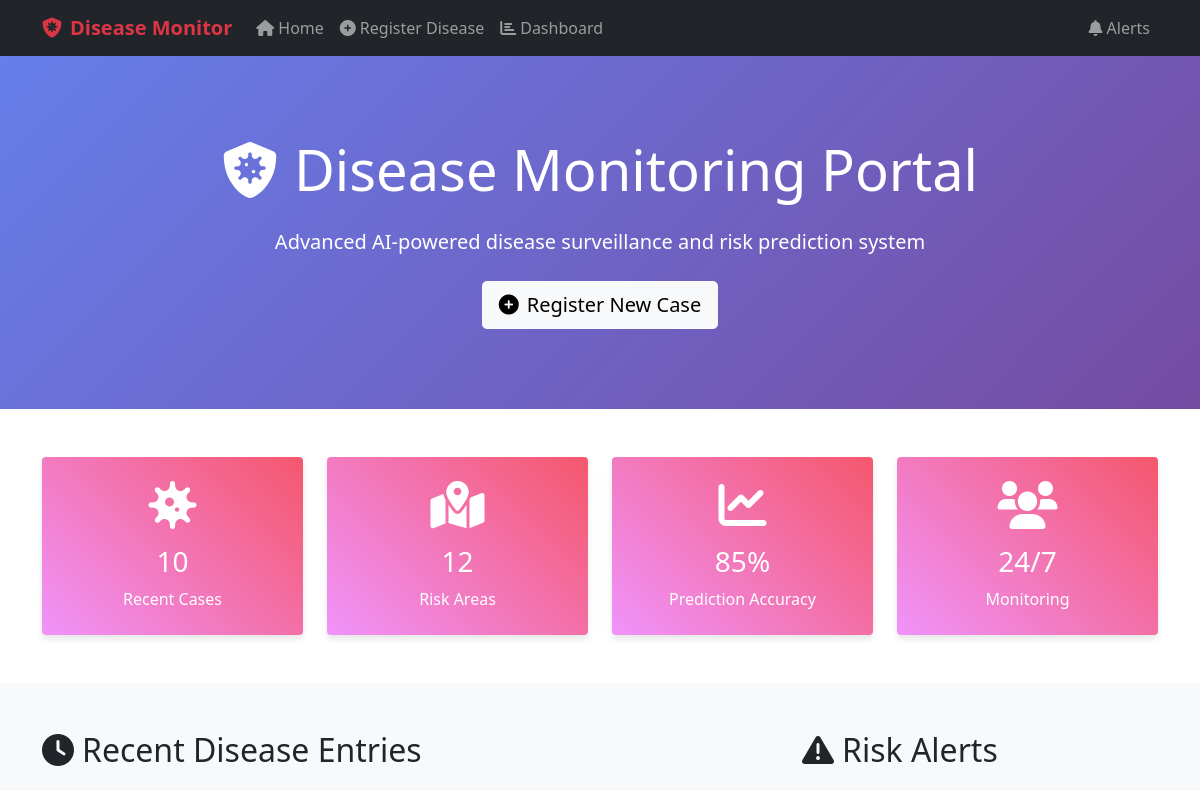
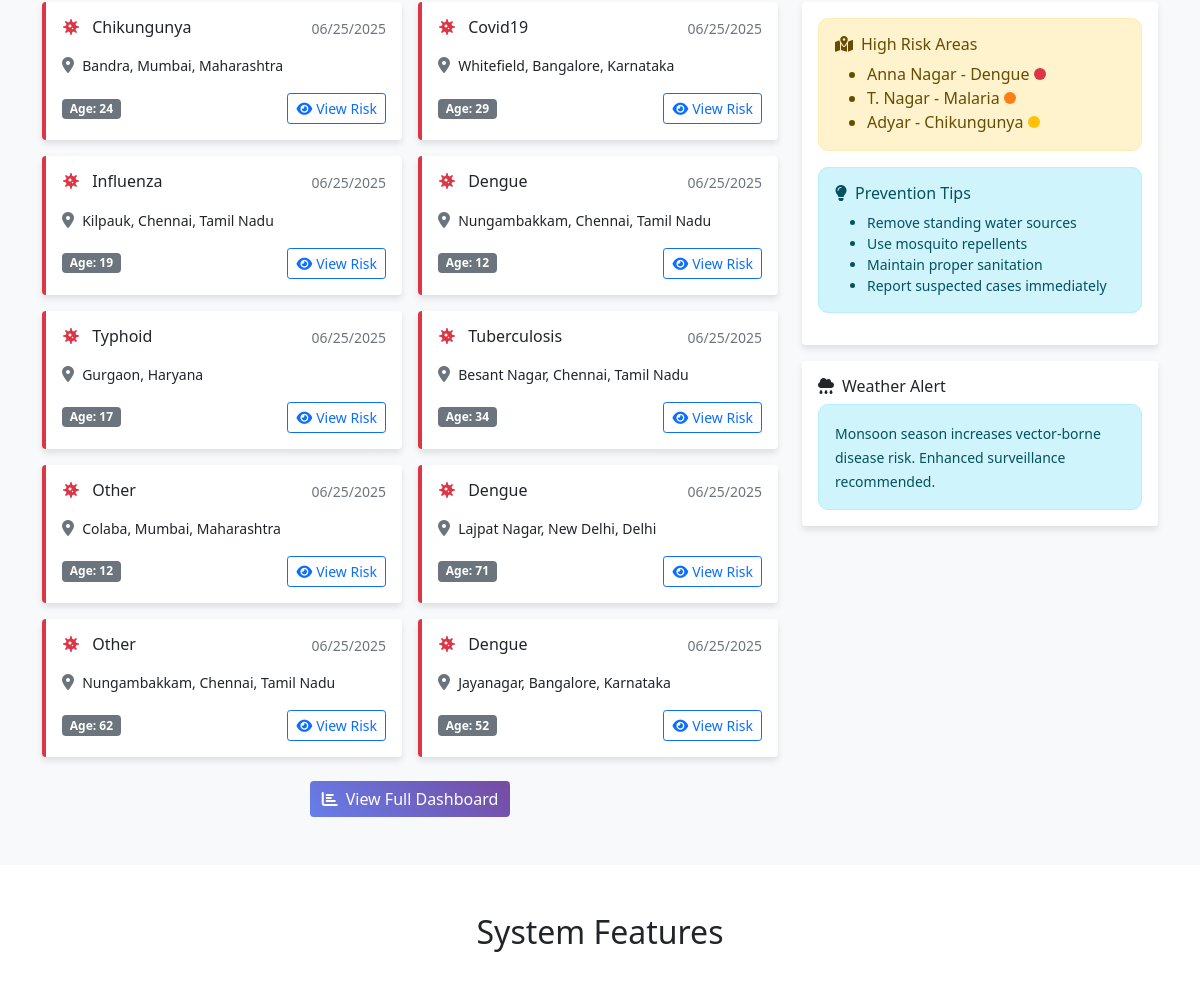
Before: / (upper part) with the older database file (2 pictures, top to bottom).
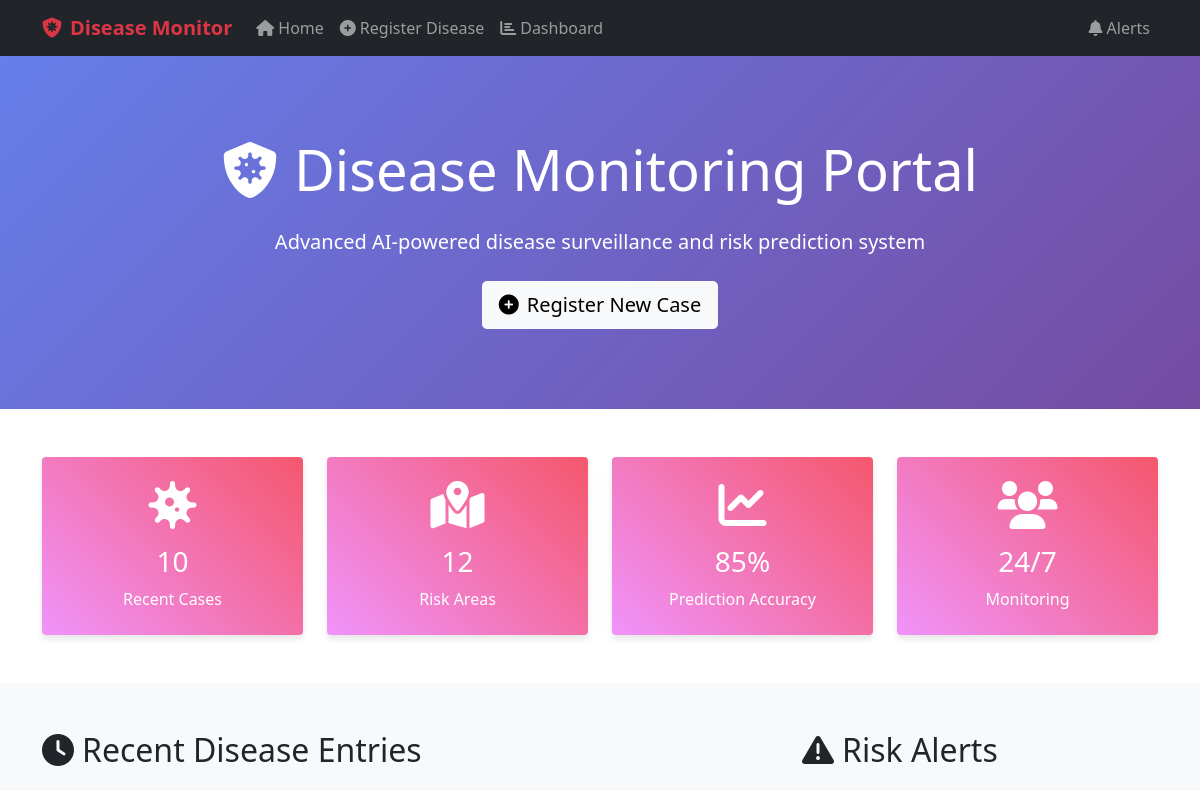
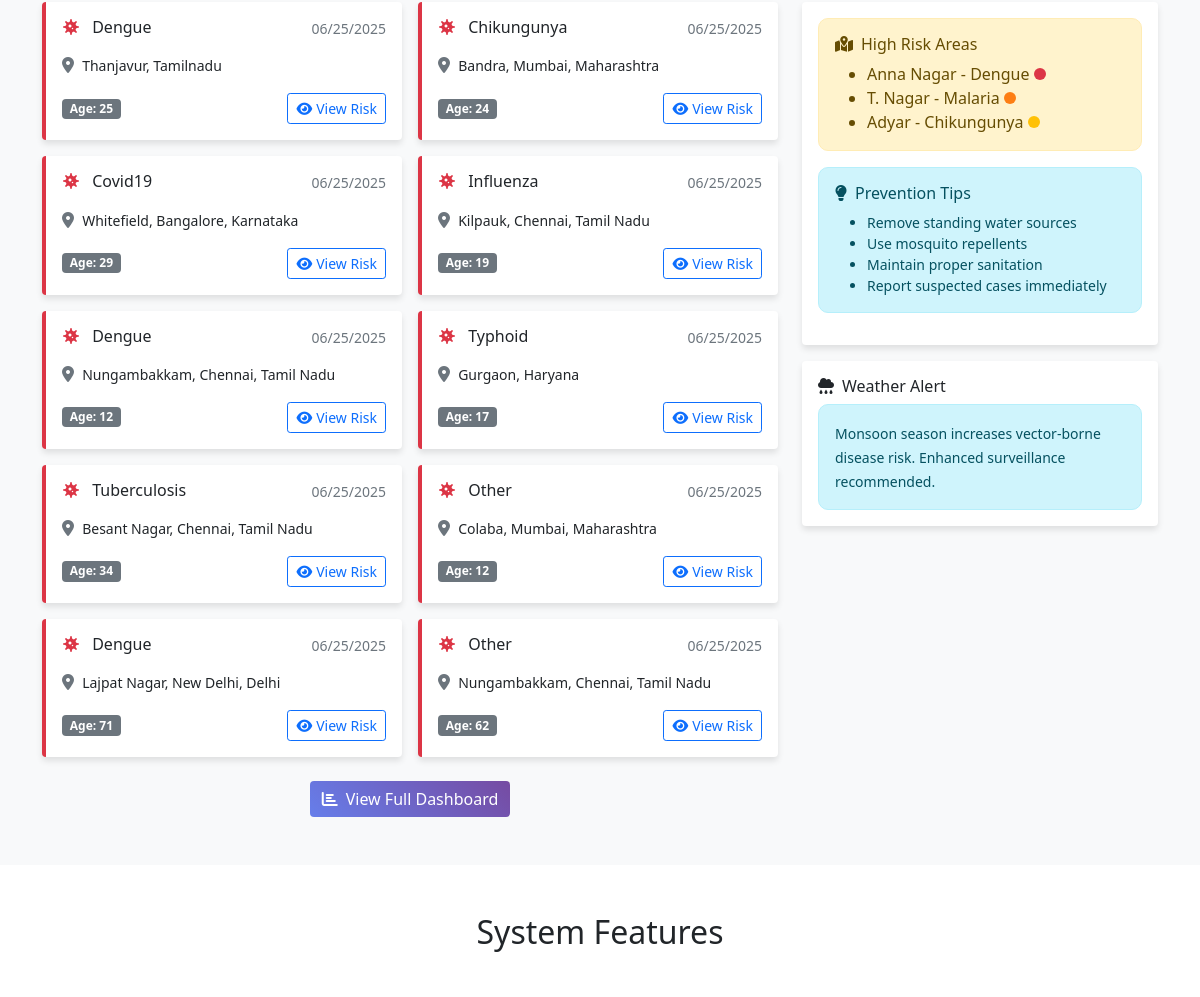
After: the same page with the newer database file (2 pictures, top to bottom).
### database_models.py (models this page shows, shortened)
class DiseaseEntry(db.Model):
    __tablename__ = 'disease_entries'
    id = db.Column(db.Integer, primary_key=True)
    disease_name = db.Column(db.String(100), nullable=False, index=True)
    patient_age = db.Column(db.Float, nullable=False)
    address = db.Column(db.Text, nullable=False)
    latitude = db.Column(db.Float, nullable=False, index=True)
    longitude = db.Column(db.Float, nullable=False, index=True)
    additional_info = db.Column(db.Text)
    occurrence_date = db.Column(db.DateTime, nullable=False, index=True)
    created_at = db.Column(db.DateTime, default=datetime.utcnow, index=True)
    DISEASE_RISK_INDEX = {
        'dengue': 0.85,
        'malaria': 0.80,
        'chikungunya': 0.75,
        'typhoid': 0.65,
        'hepatitis_a': 0.60,
        'tuberculosis': 0.70,
        'covid19': 0.90,
        'influenza': 0.55,
        'other': 0.50
    }

### app.py (the view)
@app.route('/')
def index():
    try:
        recent_entries = DiseaseEntry.query.order_by(DiseaseEntry.created_at.desc()).limit(10).all()
        return render_template('index.html', recent_entries=recent_entries)
    except Exception as e:
        flash(f'Error loading data: {str(e)}', 'error')
        return render_template('index.html', recent_entries=[])

### templates/index.html (shortened to what this page needs)
{% extends "base.html" %}
{% block content %}
<section class="hero-section">
    <div class="container">
        <h1 class="display-4 mb-4">
            <i class="fas fa-shield-virus me-3"></i>Disease Monitoring Portal
        </h1>
        <p class="lead mb-4">
            Advanced AI-powered disease surveillance and risk prediction system
        </p>
        <a href="{{ url_for('register_disease') }}" class="btn btn-light btn-lg">
            <i class="fas fa-plus-circle me-2"></i>Register New Case
        </a>
    </div>
</section>
<section class="py-5">
    <div class="container">
        <div class="row g-4">
            <div class="col-md-3">
                <div class="card stats-card text-center p-4">
                    <i class="fas fa-virus fa-3x mb-3"></i>
                    <h3>{{ recent_entries|length }}</h3>
                    <p class="mb-0">Recent Cases</p>
                </div>
            </div>
            <div class="col-md-3">
                <div class="card stats-card text-center p-4">
                    <i class="fas fa-map-marked-alt fa-3x mb-3"></i>
                    <h3>12</h3>
                    <p class="mb-0">Risk Areas</p>
                </div>
            </div>
            <div class="col-md-3">
                <div class="card stats-card text-center p-4">
                    <i class="fas fa-chart-line fa-3x mb-3"></i>
                    <h3>85%</h3>
                    <p class="mb-0">Prediction Accuracy</p>
                </div>
            </div>
            <div class="col-md-3">
                <div class="card stats-card text-center p-4">
                    <i class="fas fa-users fa-3x mb-3"></i>
                    <h3>24/7</h3>
                    <p class="mb-0">Monitoring</p>
                </div>
            </div>
        </div>
    </div>
</section>
<section class="py-5 bg-light">
    <div class="container">
        <div class="row">
            <div class="col-lg-8">
                <h2 class="mb-4">
                    <i class="fas fa-clock me-2"></i>Recent Disease Entries
                </h2>
                {% if recent_entries %}
                    <div class="row g-3">
                        {% for entry in recent_entries %}
                        <div class="col-md-6">
                            <div class="card disease-card">
                                <div class="card-body">
                                    <div class="d-flex justify-content-between align-items-start mb-2">
                                        <h6 class="card-title text-capitalize">
                                            <i class="fas fa-virus text-danger me-2"></i>
                                            {{ entry.disease_name.replace('_', ' ') }}
                                        </h6>
                                        <small class="text-muted">
                                            {{ entry.created_at.strftime('%m/%d/%Y') }}
                                        </small>
                                    </div>
                                    <p class="card-text">
                                        <i class="fas fa-map-marker-alt text-muted me-1"></i>
                                        <small>{{ entry.address[:50] }}{% if entry.address|length > 50 %}...{% endif %}</small>
                                    </p>
                                    <div class="d-flex justify-content-between align-items-center">
                                        <span class="badge bg-secondary">
                                            Age: {{ entry.patient_age|int }}
                                        </span>
                                        <a href="{{ url_for('risk_prediction', entry_id=entry.id) }}"
                                           class="btn btn-sm btn-outline-primary">
                                            <i class="fas fa-eye me-1"></i>View Risk
                                        </a>
                                    </div>
                                </div>
                            </div>
                        </div>
                        {% endfor %}
                    </div>
                    <div class="text-center mt-4">
                        <a href="{{ url_for('dashboard') }}" class="btn btn-primary">
                            <i class="fas fa-chart-bar me-2"></i>View Full Dashboard
                        </a>
                    </div>
                {% endif %}
            </div>
            <div class="col-lg-4">
                <h2 class="mb-4">
                    <i class="fas fa-exclamation-triangle me-2"></i>Risk Alerts
                </h2>
                <div class="card">
                    <div class="card-body">
                        <div class="alert alert-warning mb-3">
                            <h6><i class="fas fa-map-marked-alt me-2"></i>High Risk Areas</h6>
                            <ul class="mb-0">
                                <li>Anna Nagar - Dengue <span class="risk-indicator risk-very-high"></span></li>
                                <li>T. Nagar - Malaria <span class="risk-indicator risk-high"></span></li>
                                <li>Adyar - Chikungunya <span class="risk-indicator risk-medium"></span></li>
                            </ul>
                        </div>
                        <div class="alert alert-info">
                            <h6><i class="fas fa-lightbulb me-2"></i>Prevention Tips</h6>
                            <ul class="mb-0 small">
                                <li>Remove standing water sources</li>
                                <li>Use mosquito repellents</li>
                                <li>Maintain proper sanitation</li>
                                <li>Report suspected cases immediately</li>
                            </ul>
                        </div>
                    </div>
                </div>
                <div class="card mt-3">
                    <div class="card-body">
                        <h6><i class="fas fa-cloud-rain me-2"></i>Weather Alert</h6>
                        <div class="alert alert-info mb-0">
                            <small>
                                Monsoon season increases vector-borne disease risk.
                                Enhanced surveillance recommended.
                            </small>
                        </div>
                    </div>
                </div>
            </div>
        </div>
    </div>
</section>
<section class="py-5">
    <div class="container">
        <h2 class="text-center mb-5">System Features</h2>
        <div class="row g-4">
        </div>
    </div>
</section>
{% endblock %}

### templates/base.html (shortened to what this page needs)
<!DOCTYPE html>
<html lang="en">
<head>
    <link href="https://cdn.jsdelivr.net/npm/bootstrap@5.1.3/dist/css/bootstrap.min.css" rel="stylesheet">
    <link rel="stylesheet" href="https://cdnjs.cloudflare.com/ajax/libs/font-awesome/6.0.0/css/all.min.css">
    <link rel="stylesheet" href="https://unpkg.com/leaflet@1.7.1/dist/leaflet.css">
</head>
<body>
    <nav class="navbar navbar-expand-lg navbar-dark bg-dark">
        <div class="container">
            <a class="navbar-brand" href="{{ url_for('index') }}">
                <i class="fas fa-shield-virus me-2"></i>Disease Monitor
            </a>
            <div class="collapse navbar-collapse" id="navbarNav">
                <ul class="navbar-nav me-auto">
                    <li class="nav-item">
                        <a class="nav-link" href="{{ url_for('index') }}">
                            <i class="fas fa-home me-1"></i>Home
                        </a>
                    </li>
                    <li class="nav-item">
                        <a class="nav-link" href="{{ url_for('register_disease') }}">
                            <i class="fas fa-plus-circle me-1"></i>Register Disease
                        </a>
                    </li>
                    <li class="nav-item">
                        <a class="nav-link" href="{{ url_for('dashboard') }}">
                            <i class="fas fa-chart-bar me-1"></i>Dashboard
                        </a>
                    </li>
                </ul>
                <ul class="navbar-nav">
                    <li class="nav-item">
                        <a class="nav-link" href="#">
                            <i class="fas fa-bell me-1"></i>Alerts
                        </a>
                    </li>
                </ul>
            </div>
        </div>
    </nav>
    <main>
        {% block content %}{% endblock %}
    </main>
</body>
</html>

### templates/base.html (style rules this page uses)
.navbar-brand { font-weight: bold; color: #dc3545 !important; }
.hero-section { background: linear-gradient(135deg, #667eea 0%, #764ba2 100%); color: white; padding: 80px 0; text-align: center; }
.card { border: none; box-shadow: 0 4px 6px rgba(0, 0, 0, 0.1); transition: transform 0.3s ease; }
.disease-card { border-left: 4px solid #dc3545; }
.stats-card { background: linear-gradient(45deg, #f093fb 0%, #f5576c 100%); color: white; }
.alert { border-radius: 10px; }
.btn-primary { background: linear-gradient(45deg, #667eea 0%, #764ba2 100%); border: none; }
.risk-indicator { display: inline-block; width: 12px; height: 12px; border-radius: 50%; margin-right: 8px; }
.risk-very-high { background-color: #dc3545; }
.risk-high { background-color: #fd7e14; }
.risk-medium { background-color: #ffc107; }

Changed rows visible on the page:
no longer on this page (row unchanged): DiseaseEntry: disease_name.replace "Dengue", created_at "06/25/2025", address "Jayanagar, Bangalore, Karnataka", patient_age "52"
added DiseaseEntry: disease_name.replace "Dengue", created_at "06/25/2025", address "Thanjavur, Tamilnadu", patient_age "25"
